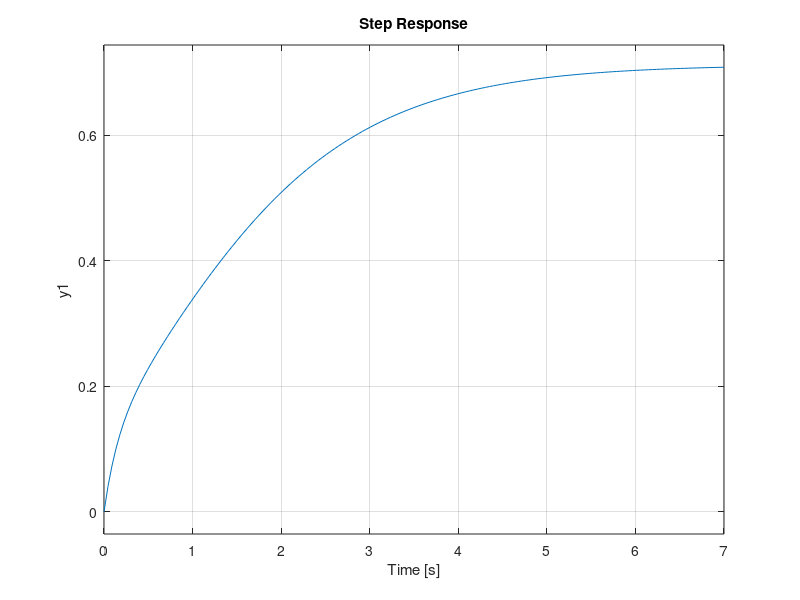

This figure's MATLAB source:
clc 
clear all
close all 

t=0:1:50;

%sinusiodal input

%g1
num1 = [1];
denum1 =[1 1];
%g(2)
num2 = [1];
denum2 =[1 3];
%g(3)
num3 = [1 3];
denum3 =[1 5];

sys1 = tf( num1,denum1);
sys2 = tf( num2,denum2);
sys3 = tf( num3,denum3);



series1 = series(sys1,sys2);
parellel1 = parallel(sys3,sys1);
series2 = series(series1,parellel1);


series_eq = series(sys2,sys3);
feedbk = feedback(series_eq,sys3);

eq = parallel(series2,feedbk);
step(eq);
